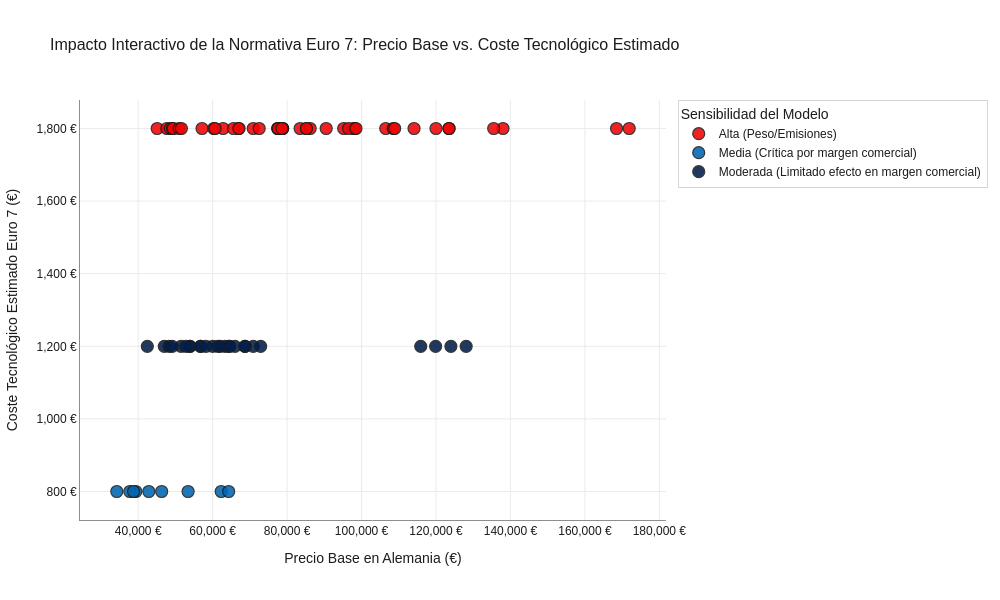

Notebook code for this chart:
### Markdown cell above
¿Qué reflejan los datos que nos aporta esta tabla? 

- Esta simulación comercial refleja el impacto directo en el bolsillo del cliente al absorber el coste tecnológico sumado al impuessto estatal.
- Vemos de manera transparente si el precio final resultante sigue siendo competitivo respecto a sus rivales más directos.

### Code cell
import plotly.express as px

#Crear el gráfico de dispersión interactivo con Plotly Express
fig = px.scatter(
    df,
    x='Alemania',
    y='CosteEuro7_Est',
    color='Sensibilidad_Euro7',
    hover_name='Modelo',
    title='Impacto Interactivo de la Normativa Euro 7: Precio Base vs. Coste Tecnológico Estimado',
    labels={
        'Alemania': 'Precio Base en Alemania (€)',
        'CosteEuro7_Est': 'Coste Tecnológico Estimado Euro 7 (€)',
        'Sensibilidad_Euro7': 'Sensibilidad del Modelo',
    },
    color_discrete_map={
        'Alta (Peso/Emisiones)': '#EE0405',  # Rojo BMW M (máximo impacto/alerta)
        'Media (Crítica por margen comercial)': '#0066B1',  # Azul BMW principal (impacto intermedio crítico)
        'Moderada (Limitado efecto en margen comercial)': '#031E49',  # Azul marino BMW M (impacto controlado)
    },
    category_orders={
        'Sensibilidad_Euro7': [
            'Alta (Peso/Emisiones)',
            'Media (Crítica por margen comercial)',
            'Moderada (Limitado efecto en margen comercial)',
        ]
    },
    template='plotly_white',
)

#Personalizar puntos con borde en Negro Carbón BMW (#1C1C1C)
fig.update_traces(
    marker=dict(
        size=12, opacity=0.88, line=dict(width=1.2, color='#1C1C1C')
    ),
    hovertemplate='<b>%{hovertext}</b><br>Precio Alemania: %{x:,.0f} €<br>Coste Euro 7: %{y:,.0f} €<extra></extra>',
)

#Diseño limpio unificado con el cuaderno
fig.update_layout(
    width=1000,
    height=600,
    font=dict(family='Arial, sans-serif', color='#1C1C1C'),
    title=dict(font=dict(size=16, color='#1C1C1C')),
    legend=dict(
        title_text='Sensibilidad del Modelo',
        bgcolor='rgba(255, 255, 255, 0.9)',
        bordercolor='#D6D6D6',
        borderwidth=1,
    ),
    xaxis=dict(
        tickformat=',.0f',
        ticksuffix=' €',
        gridcolor='#EBEBEB',
        linecolor='#8E8E8E',
        showline=True,
    ),
    yaxis=dict(
        tickformat=',.0f',
        ticksuffix=' €',
        gridcolor='#EBEBEB',
        linecolor='#8E8E8E',
        showline=True,
    ),
)

fig.show()

### Figure 1 — Plotly figure (JSON) as saved in the notebook; plotly's stock layout.template omitted (floating-point values rounded to 4 significant figures)
{"data": [{"hovertemplate": "<b>%{hovertext}</b><br>Precio Alemania: %{x:,.0f} €<br>Coste Euro 7: %{y:,.0f} €<extra></extra>", "hovertext": ["X1 sDrive 20i", "X1 sDrive 20d", "X2 sDrive 20i", "X2 sDrive 18d", "X3 xDrive 20i", "X3 xDrive 20d", "X5 xDrive 40i", "X5 xDrive 30d", "X6 xDrive 40i M Sport", "X6 xDrive 30d M Sport", "X7 xDrive 4i", "X7 xDrive 40d", "iX1 eDrive 20", "iX2 eDrive 20", "iX3 xDrive 50", "iX xDrive 45", "X1 xDrive 25e", "X3 xDrive 30e", "X5 xDrive 50e", "Serie 1 M135 xDrive", "Serie 2 Gran Coupe M235i xDrive", "M2", "M3", "M3 Touring", "Serie 3 M340i xDrive", "Serie 3 Touring M340i xDrive", "Serie 3 M340d xDrive", "Serie 3 Touring M340d xDrive", "M4 Coupe", "Serie 4 M440i xDrive", "Serie 4 M440d xDrive", "M4 Cabrio", "Serie 4 Cabrio M440i xDrive", "Serie 4 Cabrio M440d xDrive", "X1 M35i xDrive", "X2 M35i xDrive", "X3 M50i xDrive", "X5 M", "X5 M60i xDrive", "X6 M", "X6 M60i xDrive", "X7 M60i xDrive", "XM"], "legendgroup": "Alta (Peso/Emisiones)", "marker": {"color": "#EE0405", "line": {"color": "#1C1C1C", "width": 1.2}, "opacity": 0.88, "size": 12, "symbol": "circle"}, "mode": "markers", "name": "Alta (Peso/Emisiones)", "orientation": "v", "showlegend": true, "type": "scatter", "x": [45100, 47700, 48600, 49200, 60300, 62800, 95200, 98100, 123500, 90500, 106500, 108500, 49400, 51000, 70900, 83500, 51600, 66900, 97900, 57150, 60650, 77500, 96500, 108900, 72500, 78800, 77500, 78800, 98500, 77600, 78600, 114100, 85200, 86200, 65600, 67100, 85200, 168500, 120000, 171900, 123500, 138000, 135500], "xaxis": "x", "y": [1800, 1800, 1800, 1800, 1800, 1800, 1800, 1800, 1800, 1800, 1800, 1800, 1800, 1800, 1800, 1800, 1800, 1800, 1800, 1800, 1800, 1800, 1800, 1800, 1800, 1800, 1800, 1800, 1800, 1800, 1800, 1800, 1800, 1800, 1800, 1800, 1800, 1800, 1800, 1800, 1800, 1800, 1800], "yaxis": "y"}, {"hovertemplate": "<b>%{hovertext}</b><br>Precio Alemania: %{x:,.0f} €<br>Coste Euro 7: %{y:,.0f} €<extra></extra>", "hovertext": ["Serie 1  116i", "Serie 1  118d", "Serie 2 Coupe  218i", "Serie 2 coupe  220d", "Serie 2 Gran Coupe 218i", "Serie 2 Gran Coupe  220d", "Serie 5 520d", "Serie 2 Active Tourer 218i", "Serie 5 Touring 520d"], "legendgroup": "Media (Crítica por margen comercial)", "marker": {"color": "#0066B1", "line": {"color": "#1C1C1C", "width": 1.2}, "opacity": 0.88, "size": 12, "symbol": "circle"}, "mode": "markers", "name": "Media (Crítica por margen comercial)", "orientation": "v", "showlegend": true, "type": "scatter", "x": [34250, 39350, 46300, 53400, 37750, 42850, 62300, 38750, 64300], "xaxis": "x", "y": [800, 800, 800, 800, 800, 800, 800, 800, 800], "yaxis": "y"}, {"hovertemplate": "<b>%{hovertext}</b><br>Precio Alemania: %{x:,.0f} €<br>Coste Euro 7: %{y:,.0f} €<extra></extra>", "hovertext": ["Serie 4 coupe 420i", "Serie 4 coupe 420d", "Serie 4 Gran Coupe 420i", "Serie 4 Gran Coupe 420d", "Serie 3 320i", "Serie 3 318d", "Serie 5 520i", "Serie 7 730i", "Serie 7 740d", "Serie 2 active Tourer 218d", "Serie 3 Touring 320i", "Serie 3 Touring 318d", "Serie 5 Touring 520i", "Serie 4 Cabrio 420i", "Serie 4 Cabrio 420d", "Z4 sDrive", "I4 Gran Coupe eDrive 35", "i5 eDrive 40", "i5 Touring eDrive 40", "i7 eDrive 50", "Serie 2 Active Tourer 225e", "Serie 3 330e", "Serie 3 Touring 330e", "Serie 5 530e", "Serie 5 Touring 530e", "Serie 7 750e"], "legendgroup": "Moderada (Limitado efecto en margen comercial)", "marker": {"color": "#031E49", "line": {"color": "#1C1C1C", "width": 1.2}, "opacity": 0.88, "size": 12, "symbol": "circle"}, "mode": "markers", "name": "Moderada (Limitado efecto en margen comercial)", "orientation": "v", "showlegend": true, "type": "scatter", "x": [53900, 56700, 53900, 56800, 47000, 51500, 60000, 124000, 119900, 42450, 48300, 52800, 62000, 61400, 64300, 66000, 58200, 70900, 72900, 115900, 49150, 63300, 64600, 68700, 68700, 128100], "xaxis": "x", "y": [1200, 1200, 1200, 1200, 1200, 1200, 1200, 1200, 1200, 1200, 1200, 1200, 1200, 1200, 1200, 1200, 1200, 1200, 1200, 1200, 1200, 1200, 1200, 1200, 1200, 1200], "yaxis": "y"}], "layout": {"font": {"color": "#1C1C1C", "family": "Arial, sans-serif"}, "height": 600, "legend": {"bgcolor": "rgba(255, 255, 255, 0.9)", "bordercolor": "#D6D6D6", "borderwidth": 1, "title": {"text": "Sensibilidad del Modelo"}, "tracegroupgap": 0}, "title": {"font": {"color": "#1C1C1C", "size": 16}, "text": "Impacto Interactivo de la Normativa Euro 7: Precio Base vs. Coste Tecnológico Estimado"}, "width": 1000, "xaxis": {"anchor": "y", "domain": [0, 1], "gridcolor": "#EBEBEB", "linecolor": "#8E8E8E", "showline": true, "tickformat": ",.0f", "ticksuffix": " €", "title": {"text": "Precio Base en Alemania (€)"}}, "yaxis": {"anchor": "x", "domain": [0, 1], "gridcolor": "#EBEBEB", "linecolor": "#8E8E8E", "showline": true, "tickformat": ",.0f", "ticksuffix": " €", "title": {"text": "Coste Tecnológico Estimado Euro 7 (€)"}}}}
